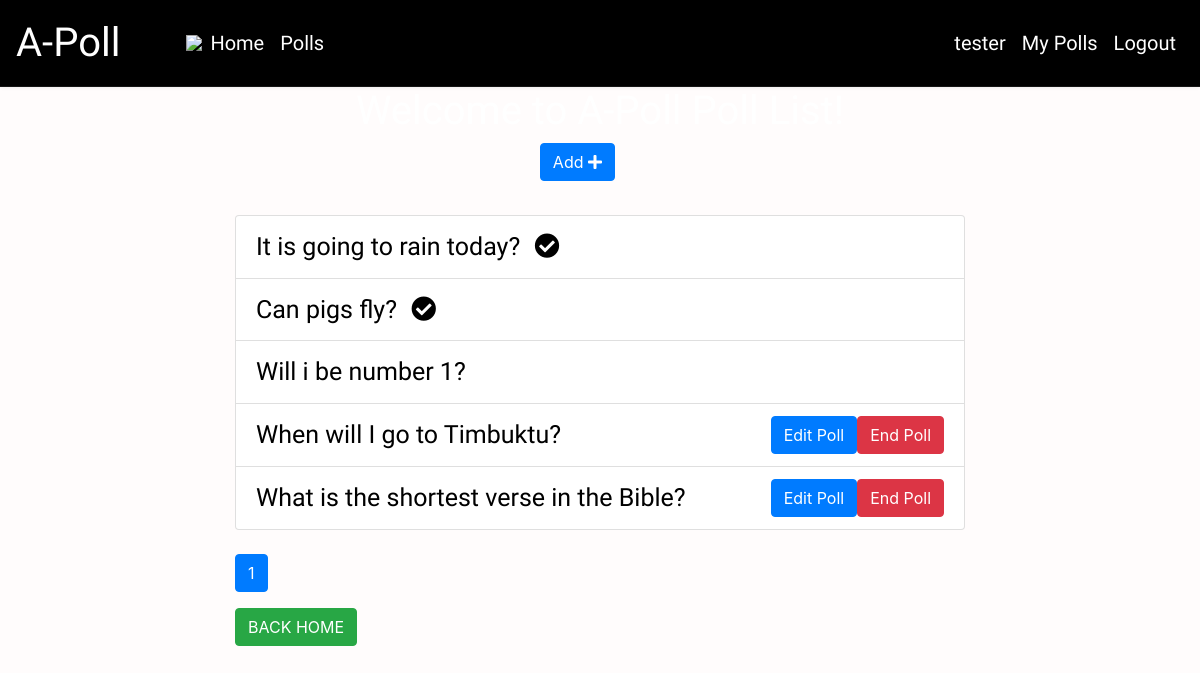
/list/ (signed in), run on the app's committed database.
### online/models.py (models this page shows, shortened)
class Poll(models.Model):
    owner = models.ForeignKey(User, on_delete=models.CASCADE)
    description = models.TextField()
    pub_date = models.DateTimeField(default=timezone.now)
    active = models.BooleanField(default=True)

### online/views.py (the view)
# urls.py: path('list/', views.polls_list, name='list'),
@login_required(login_url='/accounts/login/')
def polls_list(request):
    all_polls = Poll.objects.all()
    search_term = ''
    if 'name' in request.GET:
        all_polls = all_polls.order_by('description')
    if 'date' in request.GET:
        all_polls = all_polls.order_by('pub_date')
    if 'vote' in request.GET:
        all_polls = all_polls.annotate(Count('vote')).order_by('vote__count')
    if 'search' in request.GET:
        search_term = request.GET['search']
        all_polls = all_polls.filter(text__icontains=search_term)
    paginator = Paginator(all_polls, 6)
    page = request.GET.get('page')
    polls = paginator.get_page(page)
    get_dict_copy = request.GET.copy()
    context = {
        'polls': polls,
        'search_term': search_term,
    }
    return render(request, 'poll_list.html', context)

### online/templates/poll_list.html (shortened to what this page needs)
{% extends 'base.html' %}
{% block content %}
<body style=" background-image: url('https://images.unsplash.com/photo-1604065626882-47c3093bec11?ixlib=rb-1.2.1&ixid=MnwxMjA3fDB8MHxzZWFyY2h8MTF8fHZvdGV8ZW58MHx8MHx8&auto=format&fit=crop&w=500&q=60');
    background-size: cover;
    background-repeat:  no-repeat;
    ">
    <div class="container">
        <div class="row">
            <div class="col-md-8 offset-sm-2">
                <h1 style="text-align: center; font-family: 'Special Elite', cursive;">Welcome to A-Poll Poll List!</h1>
                <a class="btn btn-primary mb-3 float-right" style="margin-right: 350px;" href="{% url 'add' %}" role="button" style="font-family: 'Special Elite', cursive;">Add <i
                    class="fas fa-plus"></i></a>
                <br>
                <br>
                <br>
                <ul class="list-group">
                    {% for poll in polls %}
                    <li class="list-group-item"><a href="{% url 'detail' poll.id %}" style="color: black; font-size: 25px; font-family: 'Special Elite', cursive">{{ poll.description}}
                            {% if not poll.active%}
                            <i class="fas fa-check-circle ml-2"></i>
                            {% endif %}
                        </a>
                        {% if request.user == poll.owner %}
                        {% if poll.active %}
                        <a href="{% url 'end_poll' poll.id %}" class="btn btn-danger float-right" onclick="return confirm('Are you sure ?')">End Poll</a>
                        {% endif %}
                        <a href="{% url 'edit' poll.id %}"  class="btn btn-primary float-right">Edit Poll</a>
                        {% endif %}
                    </li>
                    {% endfor %}
                </ul>
                <nav class="mt-4">
                    <ul class="pagination">
                        <li class="page-item active"><a class="page-link" href="">{{ polls.number }}</a></li>
                    </ul>
                </nav>
                <a class=" mx-auto btn btn-md btn-success mx-auto" href="/">
                    BACK HOME
                </a>
            </div>
        </div>
    </div>
    {% endblock content %}

### online/templates/navbar.html (shortened to what this page needs)
<!DOCTYPE html>
<html lang="en">
<head>
</head>
<body>
<nav class="navbar navbar-expand-sm ">
    <a class="navbar-brand" href="#" style="font-size: 40px; font-family: 'Special Elite', cursive; ">A-Poll</a>
    <img src="https://img.icons8.com/emoji/52/000000/ballot-box-with-ballot.png"/>
    <div id="navbarCollapse" class="collapse navbar-collapse">
        <ul class=" nav navbar-nav">
            <li class="nav-item ">
                <a class="nav-link" href="{% url 'index' %}" style="color:white; font-family: 'Special Elite', cursive; font-size: 20px;">Home <span class="sr-only">(current)</span></a>
            </li>
            {% if request.user.is_authenticated %}
            <li class="nav-item">
                <a class="nav-link" href="{% url 'list' %}" style="color:white; font-family: 'Special Elite', cursive; font-size: 20px;">Polls</a>
            </li>
            {% endif %}
        </ul>
        <div class="navbar-nav ml-auto">
            {% if request.user.is_authenticated %}
            <li><a class="nav-link" href="{% url 'profile' %}" style="color: white; font-family: 'Special Elite', cursive; font-size: 20px;">{{user.username}}</a></li>
            <a class="nav-link" href="{% url 'list_by_user' %} " style="color: white; font-family: 'Special Elite', cursive; font-size: 20px;">My Polls</a>
            <a class="nav-link" href="{% url 'logout' %}" style="color: white; font-family: 'Special Elite', cursive; font-size: 20px;">Logout</a>
            {% else %}
            <a class="nav-link" href="{% url 'login' %}" style="color: white; font-family: 'Special Elite', cursive;">Login</a>
            <a class="nav-link" href="{% url 'register' %}" style="color: white; font-family: 'Special Elite', cursive;">Register</a>
            {% endif %}
        </div>
    </div>
</nav>
</body>

### static/css/style.css (style rules this page uses)
html, body { height:100%; padding: 0; margin: 0; color: white; }
body { background: rgba(0, 0, 0, 0.466); }

### online/templates/navbar.html (style rules this page uses)
body { background: #fffcfc; }
.navbar { background: rgb(0, 0, 0); padding-left: 16px; padding-right: 16px; border-bottom: 1px solid #161616; box-shadow: 0 0 4px rgba(27, 27, 27, 0.1); }
.navbar .navbar-brand { color: rgb(255, 255, 255); padding-left: 0; font-size: 20px; padding-right: 50px; }

### data on the page
Poll: description "It is going to rain today?", active False (drawn)
Poll: description "Can pigs fly?", active False (drawn)
Poll: description "Will i be number 1?"
Poll: description "When will I go to Timbuktu?", active "End Poll", shows "Edit Poll"
Poll: description "What is the shortest verse in the Bible?", active "End Poll", shows "Edit Poll"

### other printed values
{{ user.username }} "tester"
{{ polls.number }} "1"
